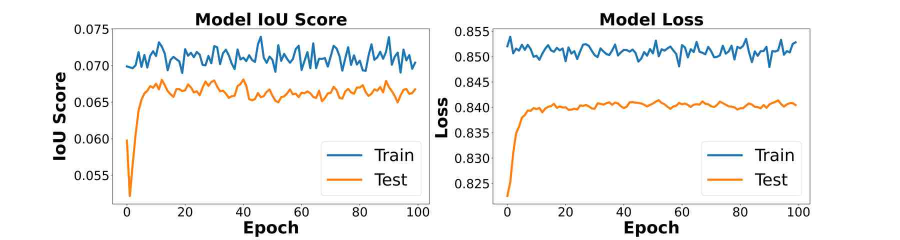
#> input picture docs/Urban Polsar- Enhancement paper3_reduced_images/Fpn Densenet 201.jpeg, 1800 x 480 px (shown at 1/2 size); its folder holds 4 pictures in this run
$ python reduce_img_size.py
#> lines starting #> are read from the running program, lines starting #| are printed output that depends on the picture
import sys
import os
from PIL import Image
import cv2

INPUT_PATH = "/home/koireader/work/PolsarWorkPlottingKaggle/docs/Urban Polsar- Enhancement paper3_reduced_images"

import os, fnmatch
def find(pattern, path):
    """Utility to find files wrt a regex search"""
#> called with pattern = '*.*'
    result = []
    for root, dirs, files in os.walk(path):
        for name in files:
            if fnmatch.fnmatch(name, pattern):
                result.append(os.path.join(root, name))
    return result


def reduce_img_size(image_path):
    ext = os.path.splitext(os.path.basename(image_path))[1].lstrip(".")
    print(f"image_path = {image_path}")
    pil_image = Image.open(image_path)
#> pil_image is the input picture: PIL image 1800x480 RGB; mean R, G, B 243.6, 243.9, 243.3
    # output_image_path = image_path
    output_image_path = os.path.join(os.path.dirname(image_path), os.path.splitext(os.path.basename(image_path))[0] + ".jpeg")
    # pil_image.save(fp = image_path, format = ext, quality = 75, optimize=True)
    if pil_image.mode in ("RGBA", "P"):
        pil_image = pil_image.convert("RGB")
    (height, width) = pil_image.size
#> height = 1800; width = 480
    pil_image = pil_image.resize((height//10, width//10), resample=Image.LANCZOS)
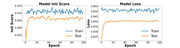
#> pil_image: PIL image 180x48 RGB; mean R, G, B 242.9, 243.2, 242.5
    os.remove(image_path)
    pil_image.save(fp = output_image_path, format = f'JPEG', quality = 25, optimize=True)


file_path = INPUT_PATH

EXTENSIONS = [
    "jpg",
    "jpeg",
    "png",
]

all_files = find('*.*', INPUT_PATH)
# print(f"all_files = {all_files}")

if os.path.isdir(file_path):
    print("\nIt is a directory")
    list(map(reduce_img_size, [ each_filename for each_filename in all_files if any([each_filename.lower().endswith(ext) for ext in EXTENSIONS])]))
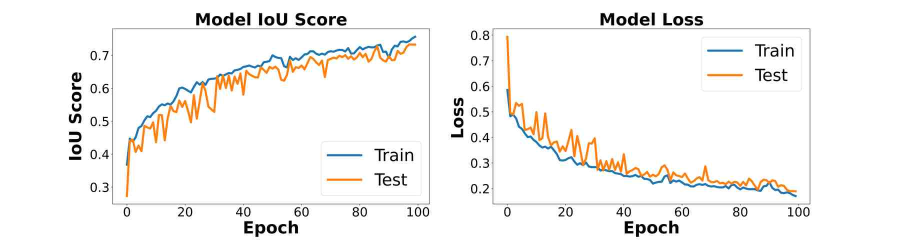
#> input picture docs/Urban Polsar- Enhancement paper3_reduced_images/FPN VGG19.jpeg, 1800 x 480 px (shown at 1/2 size)
#> in reduce_img_size, pil_image is the input picture: PIL image 1800x480 RGB; mean R, G, B 246.2, 245.2, 243.5
#> in reduce_img_size (call 2), `pil_image = pil_image.resize((height//10, width//10), resample=Image.L..`:
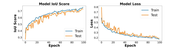
#> pil_image: PIL image 180x48 RGB; mean R, G, B 245.7, 244.5, 242.8
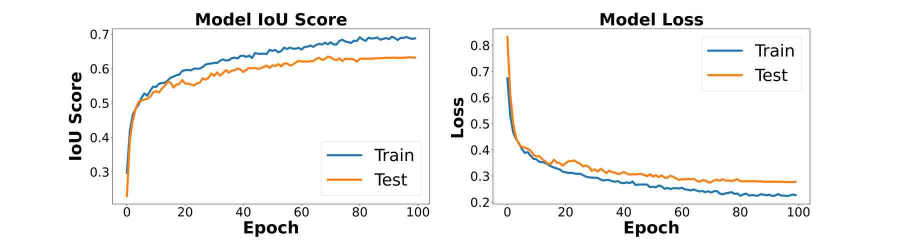
#> input picture docs/Urban Polsar- Enhancement paper3_reduced_images/FPN resnet50.jpeg, 1800 x 480 px (shown at 1/2 size)
#> in reduce_img_size, pil_image is the input picture: PIL image 1800x480 RGB; mean R, G, B 246.5, 246.2, 245.4
#> in reduce_img_size (call 3), `pil_image = pil_image.resize((height//10, width//10), resample=Image.L..`:
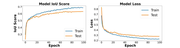
#> pil_image: PIL image 180x48 RGB; mean R, G, B 245.9, 245.6, 244.7
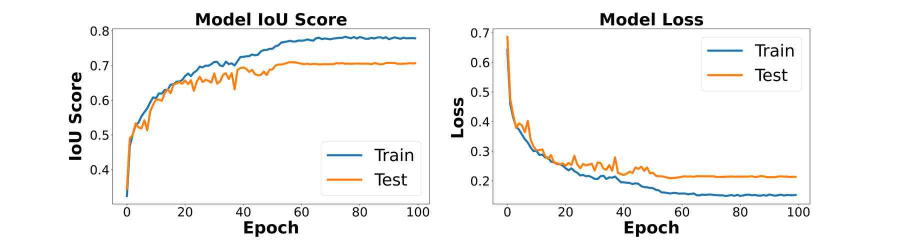
#> input picture docs/Urban Polsar- Enhancement paper3_reduced_images/FPN resnet152.jpeg, 1800 x 480 px (shown at 1/2 size)
#> in reduce_img_size, pil_image is the input picture: PIL image 1800x480 RGB; mean R, G, B 246.6, 246.2, 245.2
#> in reduce_img_size (call 4), `pil_image = pil_image.resize((height//10, width//10), resample=Image.L..`:
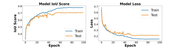
#> pil_image: PIL image 180x48 RGB; mean R, G, B 246, 245.5, 244.5

elif os.path.isfile(file_path):
    reduce_img_size(file_path)
    print("\nIt is a normal file")
else:
    print("It is a special file (socket, FIFO, device file)" )
